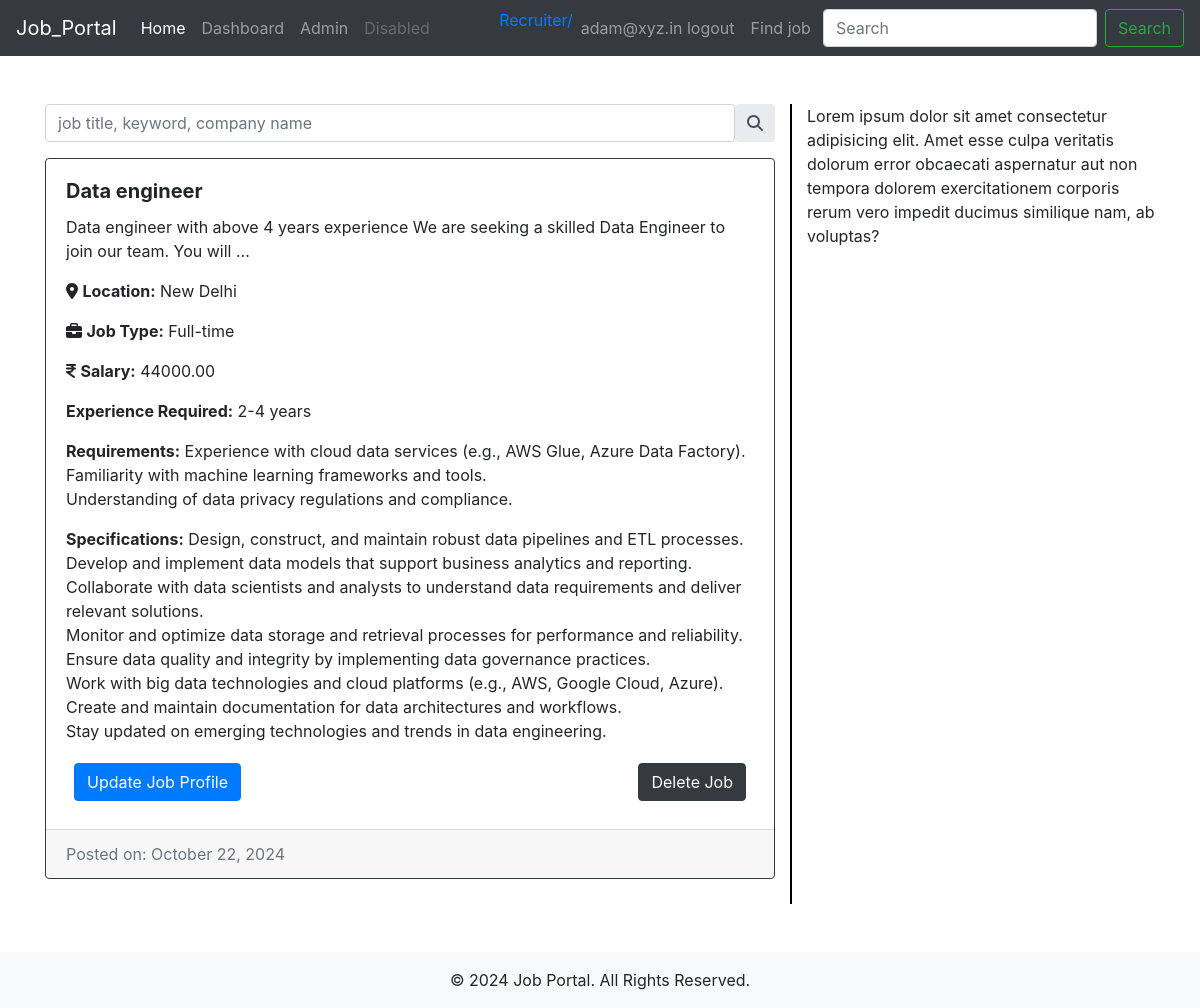
The app's page /recruiter_job_view/ (signed in), older data.
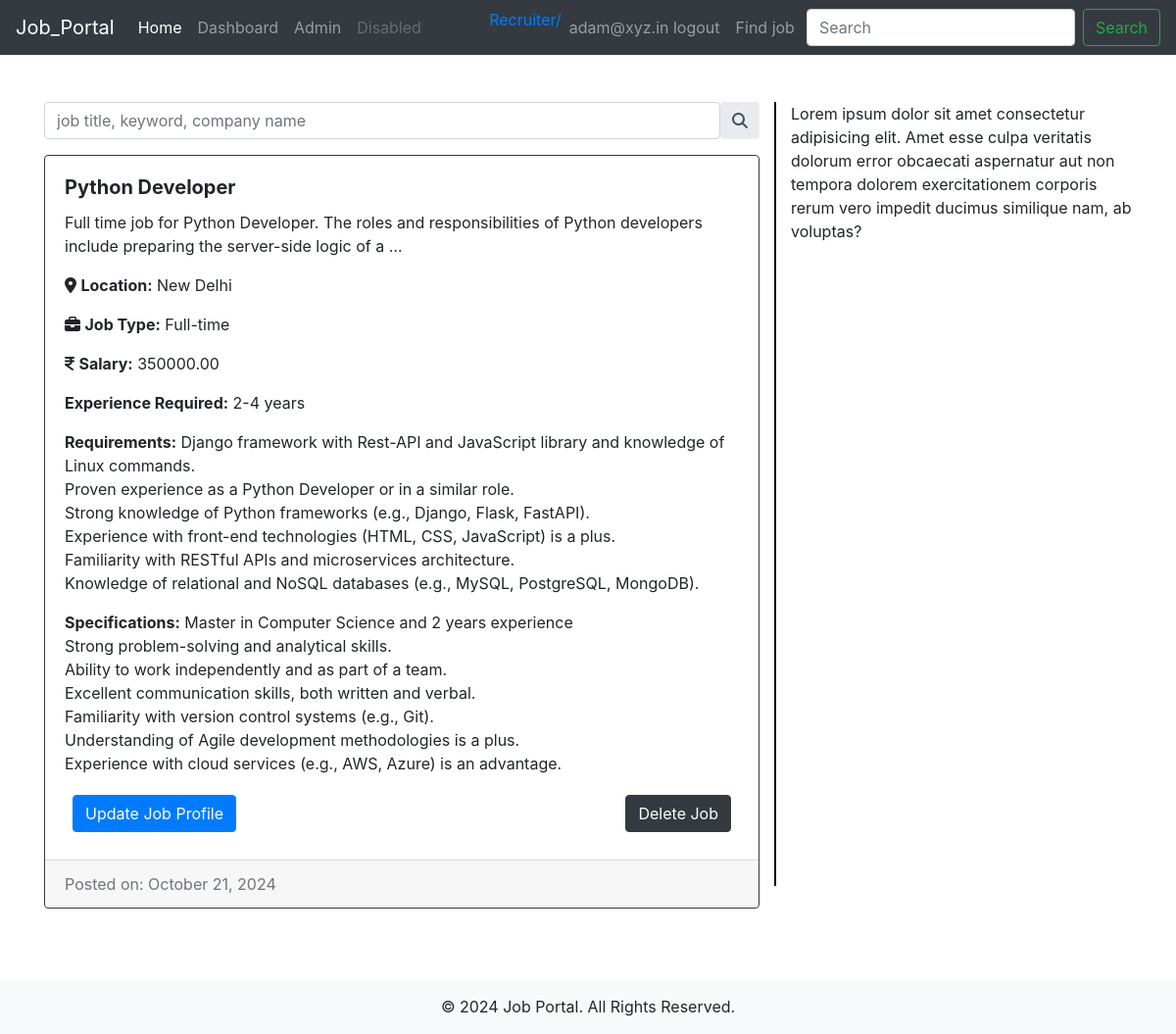
The same page, newer data.
### users/models.py (models this page shows)
class CustomUser(AbstractUser):
    username=None  #Removed the username field*/
    email = models.EmailField(_("email address"), unique=True)
    USER_TYPE_CHOICES = (
        ('candidate', 'Candidate'),
        ('recruiter', 'Recruiter'),
    )
    user_type = models.CharField(max_length=10, choices=USER_TYPE_CHOICES)
    USERNAME_FIELD="email"
    REQUIRED_FIELDS=[]
    objects=CustomUserManager()
    def __str__(self):
        return  f'{self.email} {self.first_name}'

### JobApp/models.py (models this page shows, shortened)
class Job(models.Model):
    recruiter = models.ForeignKey(
        CustomUser,
        on_delete=models.CASCADE,
        limit_choices_to={'user_type': 'recruiter'}
    )
    title = models.CharField(max_length=255)
    description = models.TextField()
    location = models.CharField(max_length=255)
    job_type = models.CharField(
        max_length=50,
        choices=[
            ('full-time', 'Full-time'),
            ('part-time', 'Part-time'),
            ('internship', 'Internship')
        ]
    )
    salary = models.DecimalField(
        max_digits=10,
        decimal_places=2,
        null=True,
        blank=True
    )
    requirements = models.TextField(help_text="List of job requirements")
    experience_required = models.CharField(
        max_length=100,
        help_text="Required experience level"
    )
    specifications = models.TextField(
        null=True,
        blank=True,
        help_text="Any other specific requirements"
    )
    education=models.CharField(_("Education"), max_length=50,choices=education, default='masters')
    language=models.CharField(_("Languages"), max_length=50,choices=language,default='eng')
    schedule=models.CharField(_("Shift and schedule"), max_length=50,choices=shift,default='morning')
    work_mode = models.CharField(
        max_length=10,
        choices=WORK_MODE_CHOICES,
        default='Onsite',  # Default to 'Onsite'
    )
    created_at = models.DateTimeField(auto_now_add=True, null=True)
    updated_at = models.DateTimeField(auto_now=True, null=True)
    is_published = models.BooleanField(default=False)
    is_closed = models.BooleanField(default=False)
    Vacancy = models.CharField(max_length=10, null=True)
    passedout = models.CharField(max_length=30 ,default='2023-2024')
    timestamp = models.DateTimeField(auto_now=True)
    end_date = models.DateField(max_length=20, null=True,default='None')
    gender = models.CharField(max_length=30,choices=gender_chioce ,blank=True)

### JobApp/permission.py (the view)
    def wrap(request, *args, **kwargs):
        if request.user.user_type == 'recruiter':
            return function(request, *args, **kwargs)
        else:
            raise PermissionDenied

### JobApp/permission.py (called while the page is built)
def user_is_recruiter(function):
    def wrap(request, *args, **kwargs):
        if request.user.user_type == 'recruiter':
            return function(request, *args, **kwargs)
        else:
            raise PermissionDenied
    return wrap

### JobApp/views.py (called while the page is built)
@login_required(login_url=reverse_lazy('Account:signin'))
@user_is_recruiter
def recruiter_job_view(request):
    if request.user.is_authenticated:
        recruiter_jobs=Job.objects.filter(recruiter=request.user)
        print(request.user)
        return render(request, 'JobApp/recruiterJobPage.html', {'recruiter_jobs':recruiter_jobs})
    else:
        return redirect('Account:signin')

### templates/JobApp/recruiterJobPage.html (shortened to what this page needs)
{% extends "base.html" %}
{% load static %}
{% block content %}
<link rel="stylesheet" href="https://cdnjs.cloudflare.com/ajax/libs/font-awesome/6.6.0/css/all.min.css" />
{% include "recruiter_navbar.html" %}
{% if recruiter_jobs %}
<div class="container my-5">
    <div class="row">
        <div class="col-md-8">
            <div class="input-group rounded mb-3">
                <input type="search" class="form-control rounded" placeholder="job title, keyword, company name" aria-label="Search" aria-describedby="search-addon" />
                <span class="input-group-text border-0" id="search-addon">
                    <i class="fas fa-search"></i>
                </span>
            </div>
            {% for job in recruiter_jobs %}
            <div class="card  shadow-sm mb-4 border border-dark rounded" >
                <article class="card-body">
                    <h5 class="card-title"><b>{{ job.title }}</b></h5>
                    <p class="card-text">{{ job.description|truncatewords:20 }}</p>
                    <p><i class="fa-sharp fa-solid fa-location-dot"></i>
                        <strong>Location:</strong> {{ job.location }}</p>
                    <p><i class="fa-solid fa-briefcase"></i> <strong>Job Type:</strong> {{ job.get_job_type_display }}</p>
                    <p> <i class="fa-solid fa-indian-rupee-sign"></i> <strong>Salary:</strong> {{ job.salary|default:"Not specified" }}</p>
                    <p> <strong>Experience Required:</strong> {{ job.experience_required }}</p>
                    <p><strong>Requirements:</strong> {{ job.requirements|linebreaksbr }}</p>
                    {% if job.specifications %}
                    <p><strong>Specifications:</strong> {{ job.specifications|linebreaksbr }}</p>
                    {% endif %}
                    <div class="row p-1 m-1 d-flex justify-content-between">
                        <a href="" class="btn btn-primary">Update Job Profile</a>
                        <a href="" class="btn btn-dark">Delete Job</a>
                    </div>
                </article>
                <div class="card-footer text-muted">
                    Posted on: {{ job.created_at|date:"F d, Y" }}
                </div>
            </div>
            {% endfor %}
        </div>
        <div class="col-md-4" style="border-left: 2px solid black; height: 100vh;">
            <p>Lorem ipsum dolor sit amet consectetur adipisicing elit. Amet esse culpa veritatis dolorum error obcaecati aspernatur aut non tempora dolorem exercitationem corporis rerum vero impedit ducimus similique nam, ab voluptas?</p>
        </div>
    </div>
</div>
{% endif %}
<footer class="bg-light py-3">
    <div class="container">
        <p class="text-center mb-0">&copy; 2024 Job Portal. All Rights Reserved.</p>
    </div>
</footer>
{% endblock %}

### templates/base.html (shortened to what this page needs)
<!DOCTYPE html>
<html>
<head>
    <link rel="stylesheet" href="https://cdn.jsdelivr.net/npm/bootstrap@4.0.0/dist/css/bootstrap.min.css">
</head>
<body>
    {% block content %}{% endblock  %}
</body>
</html>

### templates/recruiter_navbar.html (shortened to what this page needs)
<nav class="navbar navbar-expand-lg navbar-dark bg-dark">
    <a class="navbar-brand" href="#">Job_Portal</a>
    <div class="collapse navbar-collapse" id="navbarSupportedContent">
      <ul class="navbar-nav mr-auto">
        <li class="nav-item active">
          <a class="nav-link" href="#">Home <span class="sr-only">(current)</span></a>
        </li>
        <li class="nav-item">
          <a class="nav-link" href="{% url 'JobApp:dashboard_view' %}">Dashboard</a>
        </li>
        <li class="nav-item">
          <a class="nav-link" href="/">Admin</a>
        </li>
        <li class="nav-item">
          <a class="nav-link disabled" href="#">Disabled</a>
        </li>
      </ul>
      <ul class="nav navbar-nav navbar-right mr-1">
        {% if user.is_authenticated %}
         {% if user.user_type == 'candidate' %}
         <li><a href="{% url 'Account:candidate_profile' %}">Candidate/</a></li>
     {% elif user.user_type == 'recruiter' %}
         <li><a href="{% url 'Account:recruiter_profile' %}">Recruiter/</a></li>
     {% endif %}
        <li class="nav-item">
            <a href="{% url 'Account:signout' %}" class="nav-link"> {{ request.user }}logout</a>
        </li>
        {% else %}
      <li class="nav-item">
          <a href="{% url 'Account:signin' %}" class="nav-link"> SignIn</a>
      </li>
        {% endif %}
        <li class="nav-item">
          <a href="{% url 'JobApp:job_view' %}" class="nav-link">Find job</a>
        </li>
      </ul>
      <form class="form-inline my-2 my-lg-0">
        <input class="form-control mr-sm-2" type="search" placeholder="Search" aria-label="Search">
        <button class="btn btn-outline-success my-2 my-sm-0" type="submit">Search</button>
      </form>
    </div>
  </nav>

Row changes from the older to the newer data that the page shows:
removed Job: title "Data engineer", description "Data engineer with above 4 years experience We are seeking a skilled Data Engineer to join our team. You will …", location "New Delhi", job_type "Full-time", salary "44000.00", experience_required "2-4 years", requirements "Experience with cloud data services (e.g., AWS Glue, Azure Data Factory). Familiarity with machine learning frameworks and tools. Understanding of data privacy regulations and compliance.", specifications "Design, construct, and maintain robust data pipelines and ETL processes. Develop and implement data models that support business analytics and reporting. Collaborate with data scientists and analysts to understand data requirements and deliver relevant solutions. Monitor and optimize data storage and retrieval processes for performance and reliability. Ensure data quality and integrity by implementing data governance practices. Work with big data technologies and cloud platforms (e.g., AWS, Google Cloud, Azure). Create and maintain documentation for data architectures and workflows. Stay updated on emerging technologies and trends in data engineering.", created_at "October 22, 2024"
now on this page (row edited): Job: title "Python Developer", description "Full time job for Python Developer. The roles and responsibilities of Python developers include preparing the server-side logic of a …", location "New Delhi", job_type "Full-time", salary "350000.00", experience_required "2-4 years", requirements "Django framework with Rest-API and JavaScript library and knowledge of Linux commands. Proven experience as a Python Developer or in a similar role. Strong knowledge of Python frameworks (e.g., Django, Flask, FastAPI). Experience with front-end technologies (HTML, CSS, JavaScript) is a plus. Familiarity with RESTful APIs and microservices architecture. Knowledge of relational and NoSQL databases (e.g., MySQL, PostgreSQL, MongoDB).", specifications "Master in Computer Science and 2 years experience Strong problem-solving and analytical skills. Ability to work independently and as part of a team. Excellent communication skills, both written and verbal. Familiarity with version control systems (e.g., Git). Understanding of Agile development methodologies is a plus. Experience with cloud services (e.g., AWS, Azure) is an advantage.", created_at "October 21, 2024"
